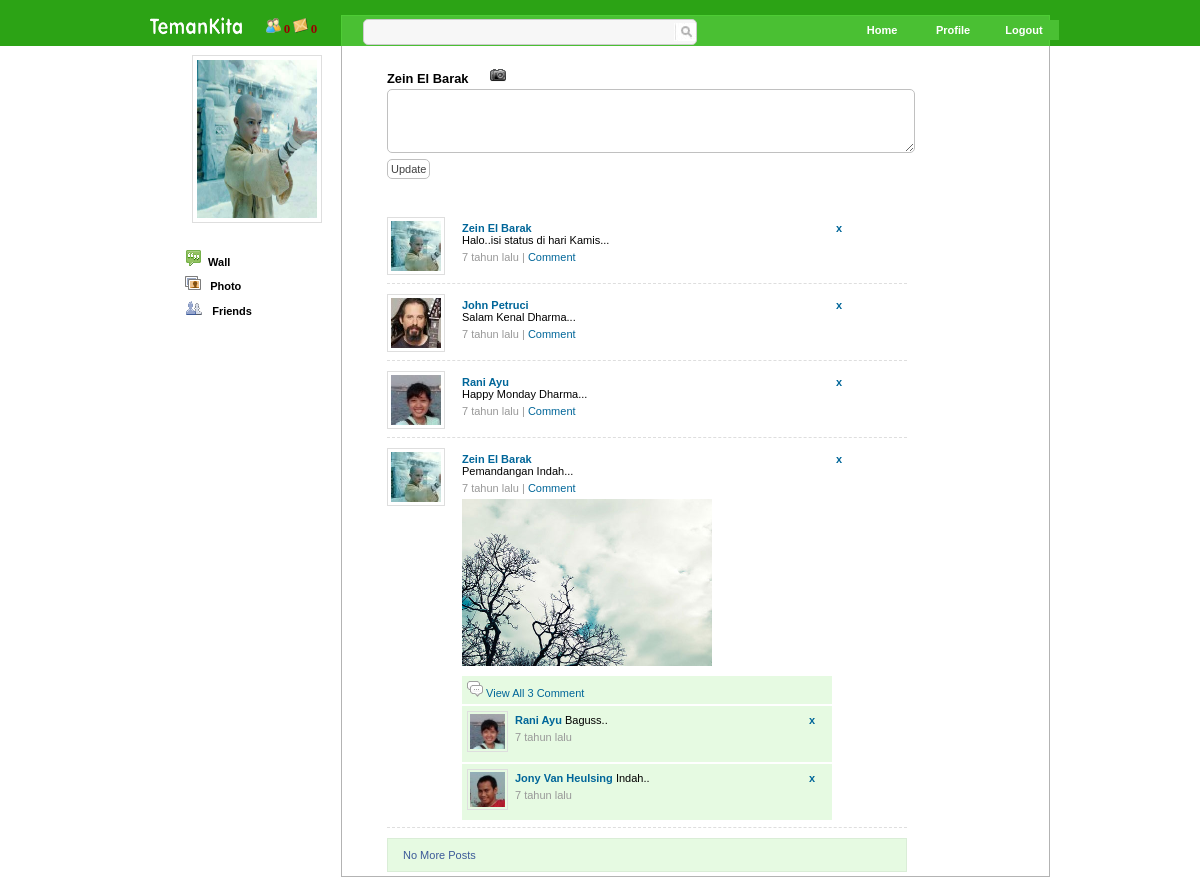
/profile.php?id=1 (signed in), run on the app's committed database.
### tables this page shows
CREATE TABLE IF NOT EXISTS `user` (
  `uid` int(11) NOT NULL AUTO_INCREMENT,
  `password` varchar(50) NOT NULL,
  `nama` varchar(100) NOT NULL,
  `tgl_lahir` date NOT NULL,
  `gender` varchar(10) NOT NULL,
  `email` varchar(70) NOT NULL,
  `gambar_profil` varchar(200) NOT NULL,
  `gambar_profil_kecil` varchar(200) NOT NULL,
  `array_teman` varchar(200) NOT NULL,
  `permintaan_teman` int(10) NOT NULL,
  PRIMARY KEY (`uid`),
  UNIQUE KEY `username` (`email`)
);

CREATE TABLE IF NOT EXISTS `status` (
  `idstatus` int(11) NOT NULL AUTO_INCREMENT,
  `status` varchar(200) DEFAULT NULL,
  `uid_fk` int(11) DEFAULT NULL,
  `id_dinding` int(11) NOT NULL,
  `foto` text NOT NULL,
  `ip` varchar(30) DEFAULT NULL,
  `dibuat` int(11) DEFAULT NULL,
  PRIMARY KEY (`idstatus`),
  KEY `uid_fk` (`uid_fk`)
);

CREATE TABLE IF NOT EXISTS `komentar` (
  `idkomentar` int(11) NOT NULL AUTO_INCREMENT,
  `komentar` varchar(200) DEFAULT NULL,
  `idstatus_fk` int(11) DEFAULT NULL,
  `uid_fk` int(11) DEFAULT NULL,
  `ip` varchar(30) DEFAULT NULL,
  `dibuat` int(11) DEFAULT NULL,
  PRIMARY KEY (`idkomentar`),
  KEY `msg_id_fk` (`idstatus_fk`),
  KEY `uid_fk` (`uid_fk`)
);

### include/tolink.php (called while the page is built)
<?php
function tolink($text){
  $text = html_entity_decode($text);
  $text = " ".$text;
  $text = @eregi_replace('(((f|ht){1}tp://)[-a-zA-Z0-9@:%_\+.~#?&//=]+)', '<a href="\\1">\\1</a>', $text);
  $text = @eregi_replace('(((f|ht){1}tps://)[-a-zA-Z0-9@:%_\+.~#?&//=]+)', '<a href="\\1">\\1</a>', $text);
  $text = @eregi_replace('([[:space:]()[{}])(www.[-a-zA-Z0-9@:%_\+.~#?&//=]+)', '\\1<a href="http://\\2">\\2</a>', $text);
  $text = @eregi_replace('([_\.0-9a-z-]+@([0-9a-z][0-9a-z-]+\.)+[a-z]{2,3})', '<a href="mailto:\\1">\\1</a>', $text);
  return $text;
}
?>

### buka_status_profil.php (the view, shortened to what this page needs)
<?php
include_once 'include/tolink.php';
include_once 'include/time_stamp.php';
$uid=$_GET['id'];
if(isset($_POST['statusakhir']) && is_numeric($_POST['statusakhir']))
{
$statusakhir=$_POST['statusakhir'];
$id_dinding=$_POST['id_dinding'];
$query = mysql_query("SELECT S.*, U.* FROM status S, user U  WHERE S.uid_fk=U.uid and S.id_dinding='$id_dinding' AND S.idstatus<'$statusakhir' order by S.idstatus desc limit 10 ") or die(mysql_error());
}
else
{
$query = mysql_query("SELECT S.*, U.* FROM status S, user U  WHERE S.uid_fk=U.uid and S.id_dinding='$uid' order by S.idstatus desc limit 0,10");
}
while($row=mysql_fetch_array($query))
{
  if ($row['gambar_profil_kecil'] != NULL)
	   {
	    $image = "member/$row[uid]/profile".$row['uid'].".jpg";
		 }
		 else
		 {
		 $image="images/default.png";
		 }
 $idstatus=$row['idstatus'];
 $userid=$row['uid'];
 $status=tolink(htmlentities($row['status']));
 $time=$row['dibuat'];
 $nama=$row['nama'];
 $foto = $row['foto'];
 $fotostatus= "member/$uid/foto/$foto";
 $face=$image;
?>
<div class="stbody" id="stbody<?php echo $idstatus;?>">
<div class="stimg">
<img src="<?php echo $face;?>" class='big_face'/>
</div>
<div class="sttext">
<a class="stdelete" href="#" id="<?php echo $idstatus;?>" title="Delete update">x</a>
<b><a href="profile.php?id=<?php echo $userid; ?>"> <?php echo $nama;?></b></a><br /><?php echo $status;?>
<div class="sttime"><?php time_stamp($time);?> | <a href='#' class='commentopen' id='<?php echo $idstatus;?>' title='Comment'>Comment </a></div>
<?php
if ($foto!="undefined"){
?>
<img src="<?php echo $fotostatus;?>"  width="250" />
<?php } ?>
<div class="commentcontainer" id="commentload<?php echo $idstatus;?>">
<?php
include ('buka_komentar.php');
 ?>
</div>
</div>
</div>
<?php
}
  if( mysql_num_rows($query)==10){
   ?>
<div id="paging">
 <a id="<?php echo $idstatus; ?>" href="#" class="load_more" >Show Older Posts <img src="images/arrow1.png" /></a></div>
<?php
 }else {
?> <div  id="paging">
  <a  id="end" href="#" class="load_more" >No More Posts</a>
  </div>
<?php
  }
?>

### profile.php (shortened to what this page needs)
<?php
$uid=$_SESSION['uid'];
$member_id = $_GET['id'];
?>
<!DOCTYPE html PUBLIC "-//W3C//DTD XHTML 1.0 Transitional//EN" "http://www.w3.org/TR/xhtml1/DTD/xhtml1-transitional.dtd">
<html xmlns="http://www.w3.org/1999/xhtml">
<head>
<link href="css/dinding.css" rel="stylesheet" type="text/css">
<link href="css/surat.css" rel="stylesheet" type="text/css">
</head>
<body>
<div class="main">
<?php
include ('atas.php');
if($uid==$member_id){
?>
<div class="left">
  <div class="propic">
	<?php
	$query_profil = mysql_query("SELECT gambar_profil,nama
                  FROM `user` WHERE uid='$member_id'");
	$row=mysql_fetch_array($query_profil);
	if ($row['gambar_profil'] != NULL) {
	    $image = "member/$member_id/$row[gambar_profil]";
	}
	else{
		  $image="images/default.png";
	}
	?>
	<img src="<?php echo $image;?>" class='big_profile'/>
	</div>
  <div class="link style1">
	   <?php include('kiri.php'); ?>
	</div>
</div>
<div class="right">
<div id="wall_container">
<h3><?php echo $row['nama']; ?>&nbsp; &nbsp; &nbsp; <a href="#" id="klikfoto"><img src="images/foto.png" /> </a></h3>
<div id="updateboxarea">
<textarea cols="30" rows="4" name="update" id="update" maxlength="200"></textarea>
<input type="submit" value="Update" id="update_button" class="update_button"/>
</div>
<div id='flashmessage'>
</div>
<div id="content">
  <?php include('buka_status_profil.php'); ?>
</div>
</div>
<?php
}
?>
</body>
</html>

### include/time_stamp.php (shortened to what this page needs)
<?php
function time_stamp($waktu_sesi) {
  $selisih_waktu = time() - $waktu_sesi ;
  $detik = $selisih_waktu ;
  $menit = round($selisih_waktu / 60 );
  $jam = round($selisih_waktu / 3600 );
  $hari = round($selisih_waktu / 86400 );
  $minggu = round($selisih_waktu / 604800 );
  $bulan = round($selisih_waktu / 2419200 );
  $tahun = round($selisih_waktu / 29030400 );
  if($detik <= 60){
    echo "$detik detik lalu";
  }
  else{
    if($tahun==1){
      echo "satu tahun lalu";
    }
    else{
      echo "$tahun tahun lalu";
    }
  }
}
?>

### buka_komentar.php (shortened to what this page needs)
<?php
$query_jum_kom=mysql_query("SELECT K.*, U.gambar_profil_kecil
               FROM komentar K, user U
               WHERE K.uid_fk=U.uid and K.idstatus_fk='$idstatus'
               ORDER BY K.idkomentar asc ");
$komentar_count=mysql_num_rows($query_jum_kom);
if($komentar_count>2){
		$koment_seluruhnya=$komentar_count-2;
?>
<div class="commentboxfirst" id='commentboxfirst<?php echo $idstatus;?>'>
<a href='#' class='commentcoll' id='<?php echo $idstatus;?>' title='Comment'>
<img src="images/komentar.png" /> View All <?php echo $komentar_count; ?> Comment</a>
</div>
<?php
}
else{
		$koment_seluruhnya=0;
}
?>
<div class="collapse" id='collapse<?php echo $idstatus; ?>'>
<?php
$newquery=mysql_query("SELECT K.*, U.nama, U.gambar_profil_kecil
          FROM komentar K, user U
          WHERE K.uid_fk=U.uid AND K.idstatus_fk='$idstatus'
          ORDER BY K.idkomentar LIMIT $koment_seluruhnya,2");
while($rowkomdua=mysql_fetch_array($newquery)){
    $idkom2=$rowkomdua['idkomentar'];
    $komentar2=tolink(htmlentities($rowkomdua['komentar']));
    $time2=$rowkomdua['dibuat'];
    $nama2=$rowkomdua['nama'];
    $uid2=$rowkomdua['uid_fk'];
    if ($rowkomdua['gambar_profil_kecil'] != NULL){
	    $image_komen = "member/$uid2/profile".$uid2.".jpg";
		}
		else{
		  $image_komen="images/default.png";
		}
    $cface2= $image_komen;
?>
<div class="stcommentbody2" id="stcommentbody<?php echo $idkom2; ?>">
<div class="stcommentimg">
  <img src="<?php echo $cface2; ?>" class='small_face' />
</div>
<div class="stcommenttext">
<a class="stcommentdelete" href="#" id='<?php echo $idkom2; ?>' title='Hapus Komentar'>x</a>
<b><a href="profile.php?id=<?php echo $uid2; ?>"><?php echo $nama2; ?></b></a> <?php echo $komentar2; ?>
<div class="stcommenttime"><?php time_stamp($time2); ?></div>
</div>
</div>
<?php } ?>
</div>

### css/dinding.css (style rules this page uses)
.main { width:900px; margin:0 auto; }
.left { width:100px; border-style:solid; border-color:#b3b3b3; border-width:thin; border-color:#3300FF; margin:0px 0px 0px 0px; border-width: 0px; float:left; }
.right { width:707px; border-style:solid; border-width:thin; border-color:#b3b3b3; margin:0px 0px 0px 0px; border-top-width: 0px; float:right; padding-bottom:4px; }
.propic { margin:0px 0px 0px 0px; margin-top: 20px; margin-left: 42px; }
h3,h4 { padding:0px; margin:0px; }
a { color:#006699; text-decoration:none; }
#wall_container { float: left; font-size:11px; text-align:left; background-color:#FFFFFF; padding-left:45px; padding-right:20px; width:520px; font-family:"lucida grande",tahoma,verdana,arial,sans-serif; }
.link { margin:0px 0px 0px 0px; font-size:11px; font-family:"lucida grande",tahoma,verdana,arial,sans-serif; margin-left: 0px; margin-top: 22px; color:#2ba314; }
#update { width:520px;font-size:12px; }
#content { margin-top:10px; }
input,textarea { border:1px solid silver; background-color:#fff; color:#404040; font-size:10px; border-radius:5px; -moz-border-radius:5px; -webkit-border-radius:5px; font-family:"lucida grande",tahoma,verdana,arial,sans-serif; font-size:11px; margin:3px 0; padding:3px; }
.stbody { margin-bottom:10px; border-bottom:dashed 1px #dedede; overflow:auto; }
.stimg { float:left; height:50px; width:50px; border:solid 1px #dedede; padding:3px; }
.sttext { margin-left:70px; min-height:50px; word-wrap:break-word; overflow:hidden; padding:5px; display:block; font-family:"lucida grande",tahoma,verdana,arial,sans-serif font-size:12px; width:380px; }
.sttext b { color:#006699; }
.sttime { font-size:11px; color:#999; font-family:"lucida grande",tahoma,verdana,arial,sans-serif; margin-top:5px; padding-bottom:5px; }
.stdelete { font-weight:bold; float:right; cursor:pointer; }
.commentboxfirst { border-bottom:solid 2px #fff; background-color:#e6fae2; width:360px; padding:5px; }
.stcommentbody2 { border-bottom:solid 2px #fff; background-color:#e6fae2; padding:5px; width:360px; overflow:auto; }
.stcommentimg { float:left; height:35px; width:35px; border:solid 1px #dedede; padding:2px; }
.stcommenttext { margin-left: 45px; min-height: 40px; word-wrap: break-word; overflow: hidden; padding: 3px; display: block; font-family:"lucida grande",tahoma,verdana,arial,sans-serif; font-size: 11px; width: 300px; }
.stcommenttext b { color:#006699; }
.stcommenttime { font-size:11px; color:#999; font-family:"lucida grande",tahoma,verdana,arial,sans-serif; margin-top:5px; }
.stcommentdelete { font-weight:bold; float:right; cursor:pointer; }
.small_face { width:35px;height:35px; }
.big_face { width:50px;height:50px; }
.big_profile { width:120px;height:158px; border:solid 1px #dedede; padding:4px; }
#flashmessage { height:15px; margin-top:10px; font-size:11px; color:#333; }
#paging { border:1px solid #daedd7; padding:10px 15px; background-color:#e6fae2; }
#paging a { color:#3B5998; cursor:pointer; text-decoration:none; font-family:"lucida grande",tahoma,verdana,arial,sans-serif; font-size:11px; text-align:left; }

### profile.php (style rules this page uses)
body { background-image: url(images/NewPicture.jpg); background-repeat: repeat-x; }
.style1 { font-weight: bold }

### data on the page
user: gambar_profil (picture), nama "Zein El Barak"
status: user.nama "Zein El Barak", status "Halo..isi status di hari Kamis..."
status: shows a picture, user.nama "John Petruci", status "Salam Kenal Dharma..."
status: shows a picture, user.nama "Rani Ayu", status "Happy Monday Dharma..."
status: user.nama "Zein El Barak", status "Pemandangan Indah...", foto (picture), komentar_count "3"
komentar: shows a picture, user.nama "Rani Ayu", komentar "Baguss.."
komentar: shows a picture, user.nama "Jony Van Heulsing", komentar "Indah.."

### other printed values
$jum_permintaan "0"
$jum_pesan "0"
